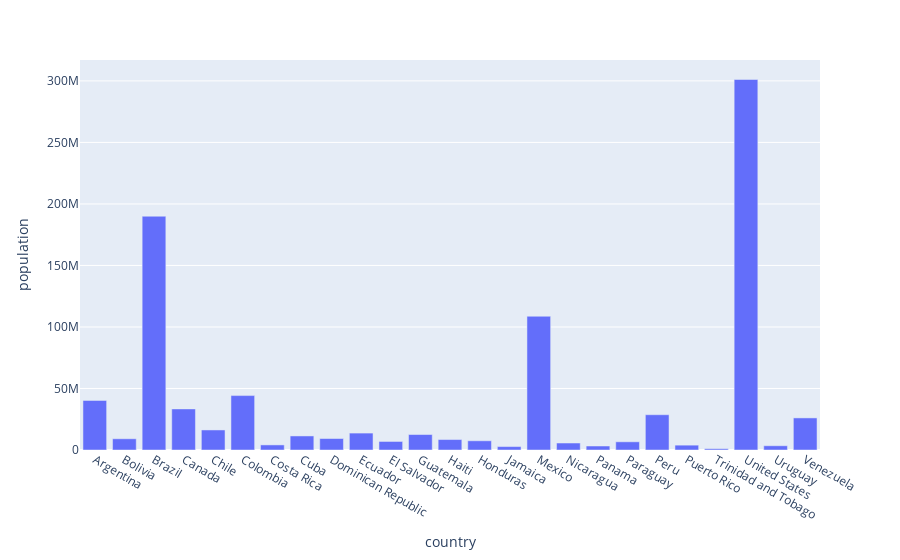

The code cell stored with this chart in its notebook:
### Markdown cell above
To create a bar chart, you can use the `px.bar` function. 

### Population Example

This Python program uses the `plotly.express` library to create a bar chart of the population of countries in the Americas in 2007. 

Here's what each part of the program does:

- The first line imports the `plotly.express` library and gives it an alias of `px`.
- The second line loads data from the `gapminder` dataset that comes with `plotly.express`. It selects only data from 2007 and only for countries in the Americas.
- The third line creates a bar chart using the `px.bar()` function. It takes two arguments: the data to plot (`data`) and the names of the columns to use for the x-axis (`x`) and y-axis (`y`).
- The fourth line displays the chart using the `fig.show()` method.

### Code cell
# Setup
import plotly.express as px

# Import
data = px.data.gapminder().query("year == 2007").query("continent == 'Americas'")

# Process
fig = px.bar(data, x='country', y='pop')

# Output
fig.show()

### Figure 1 — Plotly figure (JSON) as saved in the notebook; plotly's stock layout.template omitted (floating-point values rounded to 4 significant figures)
{"data": [{"alignmentgroup": "True", "hovertemplate": "country=%{x}<br>population=%{y}<extra></extra>", "legendgroup": "", "marker": {"color": "#636efa", "pattern": {"shape": ""}}, "name": "", "offsetgroup": "", "orientation": "v", "showlegend": false, "textposition": "auto", "type": "bar", "x": ["Argentina", "Bolivia", "Brazil", "Canada", "Chile", "Colombia", "Costa Rica", "Cuba", "Dominican Republic", "Ecuador", "El Salvador", "Guatemala", "Haiti", "Honduras", "Jamaica", "Mexico", "Nicaragua", "Panama", "Paraguay", "Peru", "Puerto Rico", "Trinidad and Tobago", "United States", "Uruguay", "Venezuela"], "xaxis": "x", "y": [40301927, 9119152, 190010647, 33390141, 16284741, 44227550, 4133884, 11416987, 9319622, 13755680, 6939688, 12572928, 8502814, 7483763, 2780132, 108700891, 5675356, 3242173, 6667147, 28674757, 3942491, 1056608, 301139947, 3447496, 26084662], "yaxis": "y"}], "layout": {"barmode": "relative", "legend": {"tracegroupgap": 0}, "margin": {"t": 60}, "xaxis": {"anchor": "y", "domain": [0, 1], "title": {"text": "country"}}, "yaxis": {"anchor": "x", "domain": [0, 1], "title": {"text": "population"}}}}
